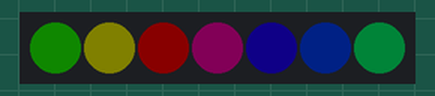
The sketch below on a simulated Arduino Uno, built with avr-gcc and run on an emulated ATmega328P. On the bench: 7 RGB LEDs in strip order, left to right. Dim RGB values are drawn brighter than linear.

Above: at 0.31 s.
At 1.48 s:
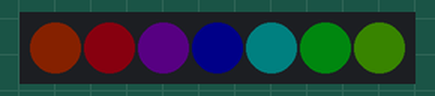
At 2.1 s:
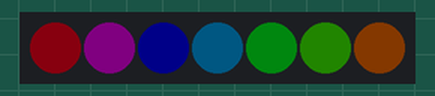
At 2.67 s:
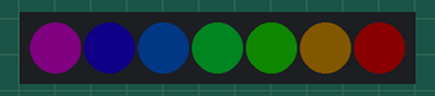
At 3.07 s:
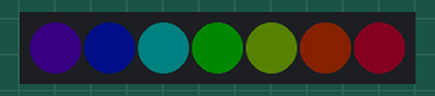
At 4.69 s:
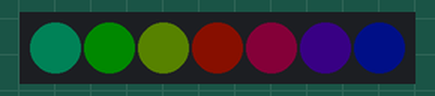
Timing chart, 0 to 40.0 s (numbered marks = the images above):
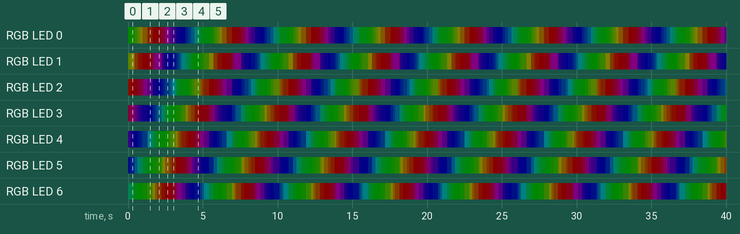

The sketch:

trinket_ring.ino
```cpp
#include <Adafruit_NeoPixel.h>

#define PIN 0

// Parameter 1 = number of pixels in jewel
// Parameter 2 = pin number (most are valid)
// Parameter 3 = pixel type flags, add together as needed:
//   NEO_KHZ800  800 KHz bitstream (most NeoPixel products w/WS2812 LEDs)
//   NEO_KHZ400  400 KHz (classic 'v1' (not v2) FLORA pixels, WS2811 drivers)
//   NEO_GRB     Pixels are wired for GRB bitstream (most NeoPixel products)
//   NEO_RGB     Pixels are wired for RGB bitstream (v1 FLORA pixels, not v2)
Adafruit_NeoPixel jewel = Adafruit_NeoPixel(7, PIN, NEO_GRB + NEO_KHZ800);

void setup() {
  jewel.begin();
  jewel.setBrightness(10);
  jewel.show(); // Initialize all pixels to 'off'
}

void loop() {
rainbowCycle(20);
}

// This makes the rainbow equally distributed throughout
void rainbowCycle(uint8_t wait) {
  uint16_t i, j;

  for(j=0; j<256*5; j++) { // 5 cycles of all colors on wheel
    for(i=0; i< jewel.numPixels(); i++) {
      jewel.setPixelColor(i, Wheel(((i * 256 / jewel.numPixels()) + j) & 255));
    }
    jewel.show();
    delay(wait);
  }
}

// Input a value 0 to 255 to get a color value.
// The colours are a transition r - g - b - back to r.
uint32_t Wheel(byte WheelPos) {
  if(WheelPos < 85) {
   return jewel.Color(WheelPos * 3, 255 - WheelPos * 3, 0);
  } else if(WheelPos < 170) {
   WheelPos -= 85;
   return jewel.Color(255 - WheelPos * 3, 0, WheelPos * 3);
  } else {
   WheelPos -= 170;
   return jewel.Color(0, WheelPos * 3, 255 - WheelPos * 3);
  }
}
```

Measured:
- by itself, RGB LED 4: off → RGB(3, 0, 7) at 0.00 s, → RGB(1, 0, 9) 0.19 s later, → RGB(0, 0, 10) 0.25 s later, → RGB(0, 1, 9) 0.23 s later, … (188 changes in this stretch)
- by itself, RGB LED 6: off → RGB(0, 6, 4) at 0.00 s, → RGB(0, 7, 3) 0.19 s later, → RGB(0, 9, 1) 0.25 s later, → RGB(0, 10, 0) 0.23 s later, … (166 changes in this stretch)
- by itself, everything shown: repeats every 5.3 s, in 33 steps
